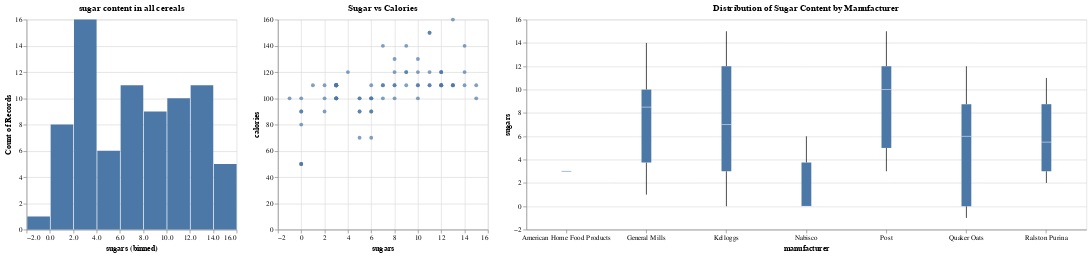

The notebook cell this image was saved under:
### Markdown cell above
### Sugar Distribution

Marketing tells us that their surveys have revealed that sugar content is the number one concern of consumers when choosing cereal.

They would like to see the following visualizations:

*  A histogram plot of the sugar content in all cereals.

* A scatter plot showing the relationship between sugar and calories.

* A box plot showing the distribution of sugar content by manufacturer.

### Code cell
# Create the three visualzations requested by the the marketing team

chart_1 = alt.Chart(df).mark_bar().encode(
      alt.X("sugars:Q", bin=True),
      alt.Y('count()')
  ).properties(title='sugar content in all cereals')

chart_2 = alt.Chart(df).mark_circle().encode(
      alt.X('sugars:Q'),
      alt.Y('calories:Q')
  ).properties(title='Sugar vs Calories')

chart_3 = alt.Chart(df).mark_boxplot().encode(
      alt.X('manufacturer:N', axis=alt.Axis(labelAngle=0)),
      alt.Y('sugars:Q')
  ).properties(title='Distribution of Sugar Content by Manufacturer', width = 800)


combined = alt.hconcat(chart_1, chart_2, chart_3)

combined.display()

### Figure 1 — Vega-Lite specification as saved in the notebook (floating-point values rounded to 4 significant figures)
{"config": {"view": {"continuousWidth": 300, "continuousHeight": 300}}, "hconcat": [{"mark": {"type": "bar"}, "encoding": {"x": {"bin": true, "field": "sugars", "type": "quantitative"}, "y": {"aggregate": "count", "type": "quantitative"}}, "title": "sugar content in all cereals"}, {"mark": {"type": "circle"}, "encoding": {"x": {"field": "sugars", "type": "quantitative"}, "y": {"field": "calories", "type": "quantitative"}}, "title": "Sugar vs Calories"}, {"mark": {"type": "boxplot"}, "encoding": {"x": {"axis": {"labelAngle": 0}, "field": "manufacturer", "type": "nominal"}, "y": {"field": "sugars", "type": "quantitative"}}, "title": "Distribution of Sugar Content by Manufacturer", "width": 800}], "data": {"name": "data-3fe838c43262a1874165da55afa6a7ed"}, "$schema": "https://vega.github.io/schema/vega-lite/v5.20.1.json", "datasets": {"data-3fe838c43262a1874165da55afa6a7ed": [{"name": "100% Bran", "mfr": "N", "type": "C", "calories": 70, "protein": 4, "fat": 1, "sodium": 130, "fiber": 10.0, "carbo": 5.0, "sugars": 6, "potass": 280, "vitamins": 25, "shelf": 3, "weight": 1.0, "cups": 0.33, "rating": 68.4, "manufacturer": "Nabisco", "old_ww_points": 1}, {"name": "100% Natural Bran", "mfr": "Q", "type": "C", "calories": 120, "protein": 3, "fat": 5, "sodium": 15, "fiber": 2.0, "carbo": 8.0, "sugars": 8, "potass": 135, "vitamins": 0, "shelf": 3, "weight": 1.0, "cups": 1.0, "rating": 33.98, "manufacturer": "Quaker Oats", "old_ww_points": 2}, {"name": "All-Bran", "mfr": "K", "type": "C", "calories": 70, "protein": 4, "fat": 1, "sodium": 260, "fiber": 9.0, "carbo": 7.0, "sugars": 5, "potass": 320, "vitamins": 25, "shelf": 3, "weight": 1.0, "cups": 0.33, "rating": 59.43, "manufacturer": "Kelloggs", "old_ww_points": 1}, {"name": "All-Bran with Extra Fiber", "mfr": "K", "type": "C", "calories": 50, "protein": 4, "fat": 0, "sodium": 140, "fiber": 14.0, "carbo": 8.0, "sugars": 0, "potass": 330, "vitamins": 25, "shelf": 3, "weight": 1.0, "cups": 0.5, "rating": 93.7, "manufacturer": "Kelloggs", "old_ww_points": 0}, {"name": "Almond Delight", "mfr": "R", "type": "C", "calories": 110, "protein": 2, "fat": 2, "sodium": 200, "fiber": 1.0, "carbo": 14.0, "sugars": 8, "potass": -1, "vitamins": 25, "shelf": 3, "weight": 1.0, "cups": 0.75, "rating": 34.38, "manufacturer": "Ralston Purina", "old_ww_points": 2}, {"name": "Apple Cinnamon Cheerios", "mfr": "G", "type": "C", "calories": 110, "protein": 2, "fat": 2, "sodium": 180, "fiber": 1.5, "carbo": 10.5, "sugars": 10, "potass": 70, "vitamins": 25, "shelf": 1, "weight": 1.0, "cups": 0.75, "rating": 29.51, "manufacturer": "General Mills", "old_ww_points": 2}, {"name": "Apple Jacks", "mfr": "K", "type": "C", "calories": 110, "protein": 2, "fat": 0, "sodium": 125, "fiber": 1.0, "carbo": 11.0, "sugars": 14, "potass": 30, "vitamins": 25, "shelf": 2, "weight": 1.0, "cups": 1.0, "rating": 33.17, "manufacturer": "Kelloggs", "old_ww_points": 2}, {"name": "Basic 4", "mfr": "G", "type": "C", "calories": 130, "protein": 3, "fat": 2, "sodium": 210, "fiber": 2.0, "carbo": 18.0, "sugars": 8, "potass": 100, "vitamins": 25, "shelf": 3, "weight": 1.33, "cups": 0.75, "rating": 37.04, "manufacturer": "General Mills", "old_ww_points": 2}, {"name": "Bran Chex", "mfr": "R", "type": "C", "calories": 90, "protein": 2, "fat": 1, "sodium": 200, "fiber": 4.0, "carbo": 15.0, "sugars": 6, "potass": 125, "vitamins": 25, "shelf": 1, "weight": 1.0, "cups": 0.67, "rating": 49.12, "manufacturer": "Ralston Purina", "old_ww_points": 1}, {"name": "Bran Flakes", "mfr": "P", "type": "C", "calories": 90, "protein": 3, "fat": 0, "sodium": 210, "fiber": 5.0, "carbo": 13.0, "sugars": 5, "potass": 190, "vitamins": 25, "shelf": 3, "weight": 1.0, "cups": 0.67, "rating": 53.31, "manufacturer": "Post", "old_ww_points": 1}, {"name": "Cap'n'Crunch", "mfr": "Q", "type": "C", "calories": 120, "protein": 1, "fat": 2, "sodium": 220, "fiber": 0.0, "carbo": 12.0, "sugars": 12, "potass": 35, "vitamins": 25, "shelf": 2, "weight": 1.0, "cups": 0.75, "rating": 18.04, "manufacturer": "Quaker Oats", "old_ww_points": 3}, {"name": "Cheerios", "mfr": "G", "type": "C", "calories": 110, "protein": 6, "fat": 2, "sodium": 290, "fiber": 2.0, "carbo": 17.0, "sugars": 1, "potass": 105, "vitamins": 25, "shelf": 1, "weight": 1.0, "cups": 1.25, "rating": 50.76, "manufacturer": "General Mills", "old_ww_points": 2}, {"name": "Cinnamon Toast Crunch", "mfr": "G", "type": "C", "calories": 120, "protein": 1, "fat": 3, "sodium": 210, "fiber": 0.0, "carbo": 13.0, "sugars": 9, "potass": 45, "vitamins": 25, "shelf": 2, "weight": 1.0, "cups": 0.75, "rating": 19.82, "manufacturer": "General Mills", "old_ww_points": 3}, {"name": "Clusters", "mfr": "G", "type": "C", "calories": 110, "protein": 3, "fat": 2, "sodium": 140, "fiber": 2.0, "carbo": 13.0, "sugars": 7, "potass": 105, "vitamins": 25, "shelf": 3, "weight": 1.0, "cups": 0.5, "rating": 40.4, "manufacturer": "General Mills", "old_ww_points": 2}, {"name": "Cocoa Puffs", "mfr": "G", "type": "C", "calories": 110, "protein": 1, "fat": 1, "sodium": 180, "fiber": 0.0, "carbo": 12.0, "sugars": 13, "potass": 55, "vitamins": 25, "shelf": 2, "weight": 1.0, "cups": 1.0, "rating": 22.74, "manufacturer": "General Mills", "old_ww_points": 2}, {"name": "Corn Chex", "mfr": "R", "type": "C", "calories": 110, "protein": 2, "fat": 0, "sodium": 280, "fiber": 0.0, "carbo": 22.0, "sugars": 3, "potass": 25, "vitamins": 25, "shelf": 1, "weight": 1.0, "cups": 1.0, "rating": 41.45, "manufacturer": "Ralston Purina", "old_ww_points": 2}, {"name": "Corn Flakes", "mfr": "K", "type": "C", "calories": 100, "protein": 2, "fat": 0, "sodium": 290, "fiber": 1.0, "carbo": 21.0, "sugars": 2, "potass": 35, "vitamins": 25, "shelf": 1, "weight": 1.0, "cups": 1.0, "rating": 45.86, "manufacturer": "Kelloggs", "old_ww_points": 2}, {"name": "Corn Pops", "mfr": "K", "type": "C", "calories": 110, "protein": 1, "fat": 0, "sodium": 90, "fiber": 1.0, "carbo": 13.0, "sugars": 12, "potass": 20, "vitamins": 25, "shelf": 2, "weight": 1.0, "cups": 1.0, "rating": 35.78, "manufacturer": "Kelloggs", "old_ww_points": 2}, {"name": "Count Chocula", "mfr": "G", "type": "C", "calories": 110, "protein": 1, "fat": 1, "sodium": 180, "fiber": 0.0, "carbo": 12.0, "sugars": 13, "potass": 65, "vitamins": 25, "shelf": 2, "weight": 1.0, "cups": 1.0, "rating": 22.4, "manufacturer": "General Mills", "old_ww_points": 2}, {"name": "Cracklin' Oat Bran", "mfr": "K", "type": "C", "calories": 110, "protein": 3, "fat": 3, "sodium": 140, "fiber": 4.0, "carbo": 10.0, "sugars": 7, "potass": 160, "vitamins": 25, "shelf": 3, "weight": 1.0, "cups": 0.5, "rating": 40.45, "manufacturer": "Kelloggs", "old_ww_points": 2}, {"name": "Cream of Wheat (Quick)", "mfr": "N", "type": "H", "calories": 100, "protein": 3, "fat": 0, "sodium": 80, "fiber": 1.0, "carbo": 21.0, "sugars": 0, "potass": -1, "vitamins": 0, "shelf": 2, "weight": 1.0, "cups": 1.0, "rating": 64.53, "manufacturer": "Nabisco", "old_ww_points": 2}, {"name": "Crispix", "mfr": "K", "type": "C", "calories": 110, "protein": 2, "fat": 0, "sodium": 220, "fiber": 1.0, "carbo": 21.0, "sugars": 3, "potass": 30, "vitamins": 25, "shelf": 3, "weight": 1.0, "cups": 1.0, "rating": 46.9, "manufacturer": "Kelloggs", "old_ww_points": 2}, {"name": "Crispy Wheat & Raisins", "mfr": "G", "type": "C", "calories": 100, "protein": 2, "fat": 1, "sodium": 140, "fiber": 2.0, "carbo": 11.0, "sugars": 10, "potass": 120, "vitamins": 25, "shelf": 3, "weight": 1.0, "cups": 0.75, "rating": 36.18, "manufacturer": "General Mills", "old_ww_points": 2}, {"name": "Double Chex", "mfr": "R", "type": "C", "calories": 100, "protein": 2, "fat": 0, "sodium": 190, "fiber": 1.0, "carbo": 18.0, "sugars": 5, "potass": 80, "vitamins": 25, "shelf": 3, "weight": 1.0, "cups": 0.75, "rating": 44.33, "manufacturer": "Ralston Purina", "old_ww_points": 2}, {"name": "Froot Loops", "mfr": "K", "type": "C", "calories": 110, "protein": 2, "fat": 1, "sodium": 125, "fiber": 1.0, "carbo": 11.0, "sugars": 13, "potass": 30, "vitamins": 25, "shelf": 2, "weight": 1.0, "cups": 1.0, "rating": 32.21, "manufacturer": "Kelloggs", "old_ww_points": 2}, {"name": "Frosted Flakes", "mfr": "K", "type": "C", "calories": 110, "protein": 1, "fat": 0, "sodium": 200, "fiber": 1.0, "carbo": 14.0, "sugars": 11, "potass": 25, "vitamins": 25, "shelf": 1, "weight": 1.0, "cups": 0.75, "rating": 31.44, "manufacturer": "Kelloggs", "old_ww_points": 2}, {"name": "Frosted Mini-Wheats", "mfr": "K", "type": "C", "calories": 100, "protein": 3, "fat": 0, "sodium": 0, "fiber": 3.0, "carbo": 14.0, "sugars": 7, "potass": 100, "vitamins": 25, "shelf": 2, "weight": 1.0, "cups": 0.8, "rating": 58.35, "manufacturer": "Kelloggs", "old_ww_points": 1}, {"name": "Fruit & Fibre Dates; Walnuts; and Oats", "mfr": "P", "type": "C", "calories": 120, "protein": 3, "fat": 2, "sodium": 160, "fiber": 5.0, "carbo": 12.0, "sugars": 10, "potass": 200, "vitamins": 25, "shelf": 3, "weight": 1.25, "cups": 0.67, "rating": 40.92, "manufacturer": "Post", "old_ww_points": 2}, {"name": "Fruitful Bran", "mfr": "K", "type": "C", "calories": 120, "protein": 3, "fat": 0, "sodium": 240, "fiber": 5.0, "carbo": 14.0, "sugars": 12, "potass": 190, "vitamins": 25, "shelf": 3, "weight": 1.33, "cups": 0.67, "rating": 41.02, "manufacturer": "Kelloggs", "old_ww_points": 2}, {"name": "Fruity Pebbles", "mfr": "P", "type": "C", "calories": 110, "protein": 1, "fat": 1, "sodium": 135, "fiber": 0.0, "carbo": 13.0, "sugars": 12, "potass": 25, "vitamins": 25, "shelf": 2, "weight": 1.0, "cups": 0.75, "rating": 28.03, "manufacturer": "Post", "old_ww_points": 2}, {"name": "Golden Crisp", "mfr": "P", "type": "C", "calories": 100, "protein": 2, "fat": 0, "sodium": 45, "fiber": 0.0, "carbo": 11.0, "sugars": 15, "potass": 40, "vitamins": 25, "shelf": 1, "weight": 1.0, "cups": 0.88, "rating": 35.25, "manufacturer": "Post", "old_ww_points": 2}, {"name": "Golden Grahams", "mfr": "G", "type": "C", "calories": 110, "protein": 1, "fat": 1, "sodium": 280, "fiber": 0.0, "carbo": 15.0, "sugars": 9, "potass": 45, "vitamins": 25, "shelf": 2, "weight": 1.0, "cups": 0.75, "rating": 23.8, "manufacturer": "General Mills", "old_ww_points": 2}, {"name": "Grape Nuts Flakes", "mfr": "P", "type": "C", "calories": 100, "protein": 3, "fat": 1, "sodium": 140, "fiber": 3.0, "carbo": 15.0, "sugars": 5, "potass": 85, "vitamins": 25, "shelf": 3, "weight": 1.0, "cups": 0.88, "rating": 52.08, "manufacturer": "Post", "old_ww_points": 1}, {"name": "Grape-Nuts", "mfr": "P", "type": "C", "calories": 110, "protein": 3, "fat": 0, "sodium": 170, "fiber": 3.0, "carbo": 17.0, "sugars": 3, "potass": 90, "vitamins": 25, "shelf": 3, "weight": 1.0, "cups": 0.25, "rating": 53.37, "manufacturer": "Post", "old_ww_points": 2}, {"name": "Great Grains Pecan", "mfr": "P", "type": "C", "calories": 120, "protein": 3, "fat": 3, "sodium": 75, "fiber": 3.0, "carbo": 13.0, "sugars": 4, "potass": 100, "vitamins": 25, "shelf": 3, "weight": 1.0, "cups": 0.33, "rating": 45.81, "manufacturer": "Post", "old_ww_points": 2}, {"name": "Honey Graham Ohs", "mfr": "Q", "type": "C", "calories": 120, "protein": 1, "fat": 2, "sodium": 220, "fiber": 1.0, "carbo": 12.0, "sugars": 11, "potass": 45, "vitamins": 25, "shelf": 2, "weight": 1.0, "cups": 1.0, "rating": 21.87, "manufacturer": "Quaker Oats", "old_ww_points": 2}, {"name": "Honey Nut Cheerios", "mfr": "G", "type": "C", "calories": 110, "protein": 3, "fat": 1, "sodium": 250, "fiber": 1.5, "carbo": 11.5, "sugars": 10, "potass": 90, "vitamins": 25, "shelf": 1, "weight": 1.0, "cups": 0.75, "rating": 31.07, "manufacturer": "General Mills", "old_ww_points": 2}, {"name": "Honey-comb", "mfr": "P", "type": "C", "calories": 110, "protein": 1, "fat": 0, "sodium": 180, "fiber": 0.0, "carbo": 14.0, "sugars": 11, "potass": 35, "vitamins": 25, "shelf": 1, "weight": 1.0, "cups": 1.33, "rating": 28.74, "manufacturer": "Post", "old_ww_points": 2}, {"name": "Just Right Crunchy  Nuggets", "mfr": "K", "type": "C", "calories": 110, "protein": 2, "fat": 1, "sodium": 170, "fiber": 1.0, "carbo": 17.0, "sugars": 6, "potass": 60, "vitamins": 100, "shelf": 3, "weight": 1.0, "cups": 1.0, "rating": 36.52, "manufacturer": "Kelloggs", "old_ww_points": 2}, {"name": "Just Right Fruit & Nut", "mfr": "K", "type": "C", "calories": 140, "protein": 3, "fat": 1, "sodium": 170, "fiber": 2.0, "carbo": 20.0, "sugars": 9, "potass": 95, "vitamins": 100, "shelf": 3, "weight": 1.3, "cups": 0.75, "rating": 36.47, "manufacturer": "Kelloggs", "old_ww_points": 2}, {"name": "Kix", "mfr": "G", "type": "C", "calories": 110, "protein": 2, "fat": 1, "sodium": 260, "fiber": 0.0, "carbo": 21.0, "sugars": 3, "potass": 40, "vitamins": 25, "shelf": 2, "weight": 1.0, "cups": 1.5, "rating": 39.24, "manufacturer": "General Mills", "old_ww_points": 2}, {"name": "Life", "mfr": "Q", "type": "C", "calories": 100, "protein": 4, "fat": 2, "sodium": 150, "fiber": 2.0, "carbo": 12.0, "sugars": 6, "potass": 95, "vitamins": 25, "shelf": 2, "weight": 1.0, "cups": 0.67, "rating": 45.33, "manufacturer": "Quaker Oats", "old_ww_points": 2}, {"name": "Lucky Charms", "mfr": "G", "type": "C", "calories": 110, "protein": 2, "fat": 1, "sodium": 180, "fiber": 0.0, "carbo": 12.0, "sugars": 12, "potass": 55, "vitamins": 25, "shelf": 2, "weight": 1.0, "cups": 1.0, "rating": 26.73, "manufacturer": "General Mills", "old_ww_points": 2}, {"name": "Maypo", "mfr": "A", "type": "H", "calories": 100, "protein": 4, "fat": 1, "sodium": 0, "fiber": 0.0, "carbo": 16.0, "sugars": 3, "potass": 95, "vitamins": 25, "shelf": 2, "weight": 1.0, "cups": 1.0, "rating": 54.85, "manufacturer": "American Home Food Products", "old_ww_points": 2}, {"name": "Muesli Raisins; Dates; & Almonds", "mfr": "R", "type": "C", "calories": 150, "protein": 4, "fat": 3, "sodium": 95, "fiber": 3.0, "carbo": 16.0, "sugars": 11, "potass": 170, "vitamins": 25, "shelf": 3, "weight": 1.0, "cups": 1.0, "rating": 37.14, "manufacturer": "Ralston Purina", "old_ww_points": 3}, {"name": "Muesli Raisins; Peaches; & Pecans", "mfr": "R", "type": "C", "calories": 150, "protein": 4, "fat": 3, "sodium": 150, "fiber": 3.0, "carbo": 16.0, "sugars": 11, "potass": 170, "vitamins": 25, "shelf": 3, "weight": 1.0, "cups": 1.0, "rating": 34.14, "manufacturer": "Ralston Purina", "old_ww_points": 3}, {"name": "Mueslix Crispy Blend", "mfr": "K", "type": "C", "calories": 160, "protein": 3, "fat": 2, "sodium": 150, "fiber": 3.0, "carbo": 17.0, "sugars": 13, "potass": 160, "vitamins": 25, "shelf": 3, "weight": 1.5, "cups": 0.67, "rating": 30.31, "manufacturer": "Kelloggs", "old_ww_points": 3}, {"name": "Multi-Grain Cheerios", "mfr": "G", "type": "C", "calories": 100, "protein": 2, "fat": 1, "sodium": 220, "fiber": 2.0, "carbo": 15.0, "sugars": 6, "potass": 90, "vitamins": 25, "shelf": 1, "weight": 1.0, "cups": 1.0, "rating": 40.11, "manufacturer": "General Mills", "old_ww_points": 2}, {"name": "Nut&Honey Crunch", "mfr": "K", "type": "C", "calories": 120, "protein": 2, "fat": 1, "sodium": 190, "fiber": 0.0, "carbo": 15.0, "sugars": 9, "potass": 40, "vitamins": 25, "shelf": 2, "weight": 1.0, "cups": 0.67, "rating": 29.92, "manufacturer": "Kelloggs", "old_ww_points": 2}, {"name": "Nutri-Grain Almond-Raisin", "mfr": "K", "type": "C", "calories": 140, "protein": 3, "fat": 2, "sodium": 220, "fiber": 3.0, "carbo": 21.0, "sugars": 7, "potass": 130, "vitamins": 25, "shelf": 3, "weight": 1.33, "cups": 0.67, "rating": 40.69, "manufacturer": "Kelloggs", "old_ww_points": 2}, {"name": "Nutri-grain Wheat", "mfr": "K", "type": "C", "calories": 90, "protein": 3, "fat": 0, "sodium": 170, "fiber": 3.0, "carbo": 18.0, "sugars": 2, "potass": 90, "vitamins": 25, "shelf": 3, "weight": 1.0, "cups": 1.0, "rating": 59.64, "manufacturer": "Kelloggs", "old_ww_points": 1}, {"name": "Oatmeal Raisin Crisp", "mfr": "G", "type": "C", "calories": 130, "protein": 3, "fat": 2, "sodium": 170, "fiber": 1.5, "carbo": 13.5, "sugars": 10, "potass": 120, "vitamins": 25, "shelf": 3, "weight": 1.25, "cups": 0.5, "rating": 30.45, "manufacturer": "General Mills", "old_ww_points": 2}, {"name": "Post Nat. Raisin Bran", "mfr": "P", "type": "C", "calories": 120, "protein": 3, "fat": 1, "sodium": 200, "fiber": 6.0, "carbo": 11.0, "sugars": 14, "potass": 260, "vitamins": 25, "shelf": 3, "weight": 1.33, "cups": 0.67, "rating": 37.84, "manufacturer": "Post", "old_ww_points": 2}, {"name": "Product 19", "mfr": "K", "type": "C", "calories": 100, "protein": 3, "fat": 0, "sodium": 320, "fiber": 1.0, "carbo": 20.0, "sugars": 3, "potass": 45, "vitamins": 100, "shelf": 3, "weight": 1.0, "cups": 1.0, "rating": 41.5, "manufacturer": "Kelloggs", "old_ww_points": 2}, {"name": "Puffed Rice", "mfr": "Q", "type": "C", "calories": 50, "protein": 1, "fat": 0, "sodium": 0, "fiber": 0.0, "carbo": 13.0, "sugars": 0, "potass": 15, "vitamins": 0, "shelf": 3, "weight": 0.5, "cups": 1.0, "rating": 60.76, "manufacturer": "Quaker Oats", "old_ww_points": 1}, {"name": "Puffed Wheat", "mfr": "Q", "type": "C", "calories": 50, "protein": 2, "fat": 0, "sodium": 0, "fiber": 1.0, "carbo": 10.0, "sugars": 0, "potass": 50, "vitamins": 0, "shelf": 3, "weight": 0.5, "cups": 1.0, "rating": 63.01, "manufacturer": "Quaker Oats", "old_ww_points": 1}, {"name": "Quaker Oat Squares", "mfr": "Q", "type": "C", "calories": 100, "protein": 4, "fat": 1, "sodium": 135, "fiber": 2.0, "carbo": 14.0, "sugars": 6, "potass": 110, "vitamins": 25, "shelf": 3, "weight": 1.0, "cups": 0.5, "rating": 49.51, "manufacturer": "Quaker Oats", "old_ww_points": 2}, {"name": "Quaker Oatmeal", "mfr": "Q", "type": "H", "calories": 100, "protein": 5, "fat": 2, "sodium": 0, "fiber": 2.7, "carbo": -1.0, "sugars": -1, "potass": 110, "vitamins": 0, "shelf": 1, "weight": 1.0, "cups": 0.67, "rating": 50.83, "manufacturer": "Quaker Oats", "old_ww_points": 2}, {"name": "Raisin Bran", "mfr": "K", "type": "C", "calories": 120, "protein": 3, "fat": 1, "sodium": 210, "fiber": 5.0, "carbo": 14.0, "sugars": 12, "potass": 240, "vitamins": 25, "shelf": 2, "weight": 1.33, "cups": 0.75, "rating": 39.26, "manufacturer": "Kelloggs", "old_ww_points": 2}, {"name": "Raisin Nut Bran", "mfr": "G", "type": "C", "calories": 100, "protein": 3, "fat": 2, "sodium": 140, "fiber": 2.5, "carbo": 10.5, "sugars": 8, "potass": 140, "vitamins": 25, "shelf": 3, "weight": 1.0, "cups": 0.5, "rating": 39.7, "manufacturer": "General Mills", "old_ww_points": 2}, {"name": "Raisin Squares", "mfr": "K", "type": "C", "calories": 90, "protein": 2, "fat": 0, "sodium": 0, "fiber": 2.0, "carbo": 15.0, "sugars": 6, "potass": 110, "vitamins": 25, "shelf": 3, "weight": 1.0, "cups": 0.5, "rating": 55.33, "manufacturer": "Kelloggs", "old_ww_points": 1}, {"name": "Rice Chex", "mfr": "R", "type": "C", "calories": 110, "protein": 1, "fat": 0, "sodium": 240, "fiber": 0.0, "carbo": 23.0, "sugars": 2, "potass": 30, "vitamins": 25, "shelf": 1, "weight": 1.0, "cups": 1.13, "rating": 42.0, "manufacturer": "Ralston Purina", "old_ww_points": 2}, {"name": "Rice Krispies", "mfr": "K", "type": "C", "calories": 110, "protein": 2, "fat": 0, "sodium": 290, "fiber": 0.0, "carbo": 22.0, "sugars": 3, "potass": 35, "vitamins": 25, "shelf": 1, "weight": 1.0, "cups": 1.0, "rating": 40.56, "manufacturer": "Kelloggs", "old_ww_points": 2}, {"name": "Shredded Wheat", "mfr": "N", "type": "C", "calories": 80, "protein": 2, "fat": 0, "sodium": 0, "fiber": 3.0, "carbo": 16.0, "sugars": 0, "potass": 95, "vitamins": 0, "shelf": 1, "weight": 0.83, "cups": 1.0, "rating": 68.24, "manufacturer": "Nabisco", "old_ww_points": 1}, {"name": "Shredded Wheat 'n'Bran", "mfr": "N", "type": "C", "calories": 90, "protein": 3, "fat": 0, "sodium": 0, "fiber": 4.0, "carbo": 19.0, "sugars": 0, "potass": 140, "vitamins": 0, "shelf": 1, "weight": 1.0, "cups": 0.67, "rating": 74.47, "manufacturer": "Nabisco", "old_ww_points": 1}, {"name": "Shredded Wheat spoon size", "mfr": "N", "type": "C", "calories": 90, "protein": 3, "fat": 0, "sodium": 0, "fiber": 3.0, "carbo": 20.0, "sugars": 0, "potass": 120, "vitamins": 0, "shelf": 1, "weight": 1.0, "cups": 0.67, "rating": 72.8, "manufacturer": "Nabisco", "old_ww_points": 1}, {"name": "Smacks", "mfr": "K", "type": "C", "calories": 110, "protein": 2, "fat": 1, "sodium": 70, "fiber": 1.0, "carbo": 9.0, "sugars": 15, "potass": 40, "vitamins": 25, "shelf": 2, "weight": 1.0, "cups": 0.75, "rating": 31.23, "manufacturer": "Kelloggs", "old_ww_points": 2}, {"name": "Special K", "mfr": "K", "type": "C", "calories": 110, "protein": 6, "fat": 0, "sodium": 230, "fiber": 1.0, "carbo": 16.0, "sugars": 3, "potass": 55, "vitamins": 25, "shelf": 1, "weight": 1.0, "cups": 1.0, "rating": 53.13, "manufacturer": "Kelloggs", "old_ww_points": 2}, {"name": "Strawberry Fruit Wheats", "mfr": "N", "type": "C", "calories": 90, "protein": 2, "fat": 0, "sodium": 15, "fiber": 3.0, "carbo": 15.0, "sugars": 5, "potass": 90, "vitamins": 25, "shelf": 2, "weight": 1.0, "cups": 1.0, "rating": 59.36, "manufacturer": "Nabisco", "old_ww_points": 1}, {"name": "Total Corn Flakes", "mfr": "G", "type": "C", "calories": 110, "protein": 2, "fat": 1, "sodium": 200, "fiber": 0.0, "carbo": 21.0, "sugars": 3, "potass": 35, "vitamins": 100, "shelf": 3, "weight": 1.0, "cups": 1.0, "rating": 38.84, "manufacturer": "General Mills", "old_ww_points": 2}, {"name": "Total Raisin Bran", "mfr": "G", "type": "C", "calories": 140, "protein": 3, "fat": 1, "sodium": 190, "fiber": 4.0, "carbo": 15.0, "sugars": 14, "potass": 230, "vitamins": 100, "shelf": 3, "weight": 1.5, "cups": 1.0, "rating": 28.59, "manufacturer": "General Mills", "old_ww_points": 2}, {"name": "Total Whole Grain", "mfr": "G", "type": "C", "calories": 100, "protein": 3, "fat": 1, "sodium": 200, "fiber": 3.0, "carbo": 16.0, "sugars": 3, "potass": 110, "vitamins": 100, "shelf": 3, "weight": 1.0, "cups": 1.0, "rating": 46.66, "manufacturer": "General Mills", "old_ww_points": 1}, {"name": "Triples", "mfr": "G", "type": "C", "calories": 110, "protein": 2, "fat": 1, "sodium": 250, "fiber": 0.0, "carbo": 21.0, "sugars": 3, "potass": 60, "vitamins": 25, "shelf": 3, "weight": 1.0, "cups": 0.75, "rating": 39.11, "manufacturer": "General Mills", "old_ww_points": 2}, {"name": "Trix", "mfr": "G", "type": "C", "calories": 110, "protein": 1, "fat": 1, "sodium": 140, "fiber": 0.0, "carbo": 13.0, "sugars": 12, "potass": 25, "vitamins": 25, "shelf": 2, "weight": 1.0, "cups": 1.0, "rating": 27.75, "manufacturer": "General Mills", "old_ww_points": 2}, {"name": "Wheat Chex", "mfr": "R", "type": "C", "calories": 100, "protein": 3, "fat": 1, "sodium": 230, "fiber": 3.0, "carbo": 17.0, "sugars": 3, "potass": 115, "vitamins": 25, "shelf": 1, "weight": 1.0, "cups": 0.67, "rating": 49.79, "manufacturer": "Ralston Purina", "old_ww_points": 1}, {"name": "Wheaties", "mfr": "G", "type": "C", "calories": 100, "protein": 3, "fat": 1, "sodium": 200, "fiber": 3.0, "carbo": 17.0, "sugars": 3, "potass": 110, "vitamins": 25, "shelf": 1, "weight": 1.0, "cups": 1.0, "rating": 51.59, "manufacturer": "General Mills", "old_ww_points": 1}, {"name": "Wheaties Honey Gold", "mfr": "G", "type": "C", "calories": 110, "protein": 2, "fat": 1, "sodium": 200, "fiber": 1.0, "carbo": 16.0, "sugars": 8, "potass": 60, "vitamins": 25, "shelf": 1, "weight": 1.0, "cups": 0.75, "rating": 36.19, "manufacturer": "General Mills", "old_ww_points": 2}]}}
